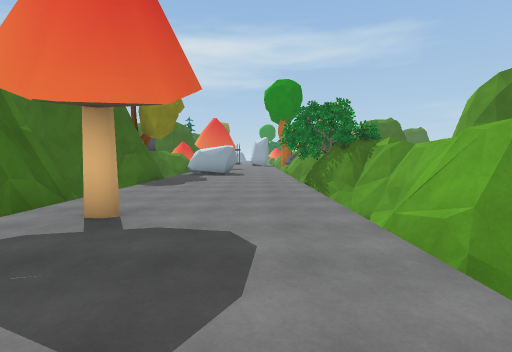
view 1 (above)

21 first-person views from a walk through a scene from a Unity 3-D project. The camera is 1.5 m above the floor, tilts 4° down and sees 85° across. The floor is counted in squares, 2 m on a side. Each view is taken from the middle of a square. On the plan, view 1 faces up. The plan holds only what a view shows up to about 10 squares ahead; the rest is blank. The place goes on beyond the plan. The player is left out. Some animated figures are left out.

view 2
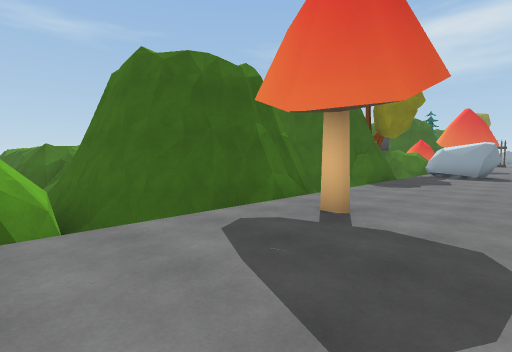

view 3
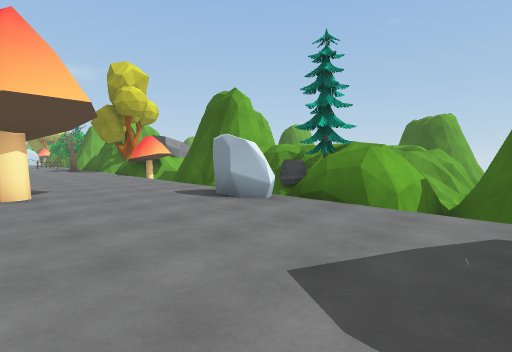

view 4
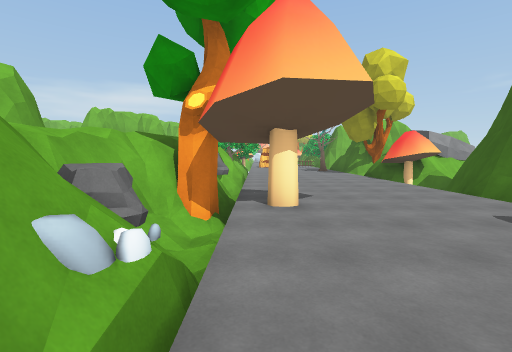

view 5
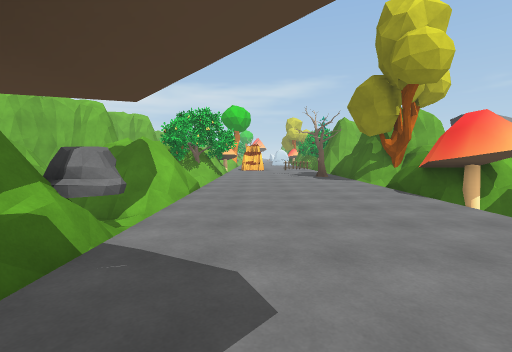

view 6
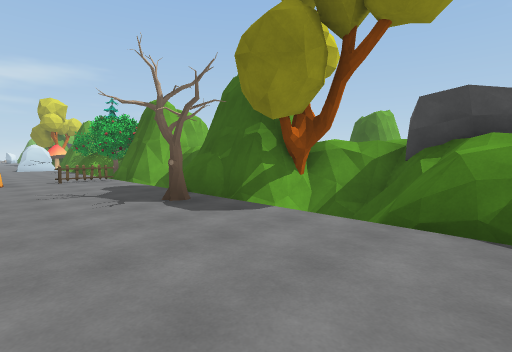

view 7
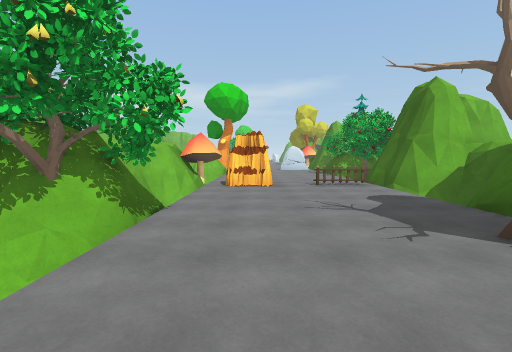

view 8
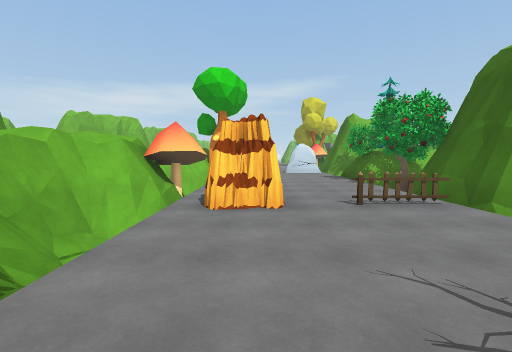

view 9
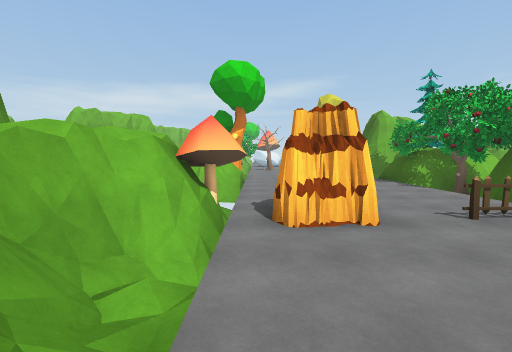

view 10
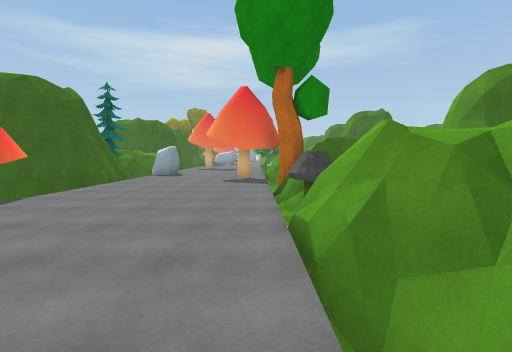

view 11
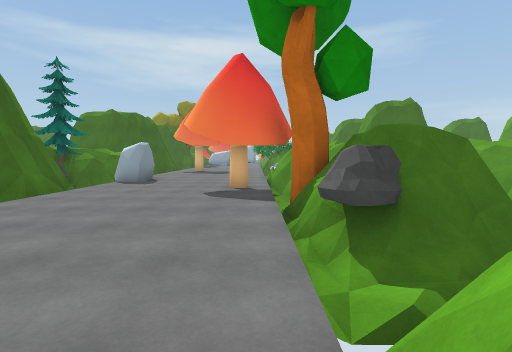

view 12
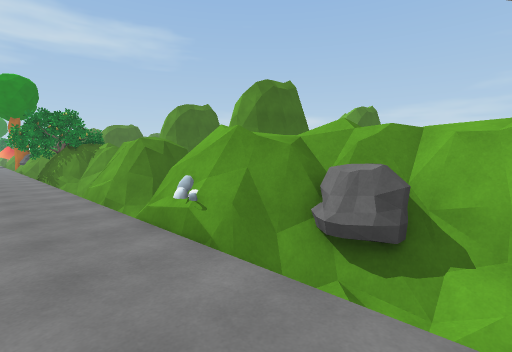

view 13
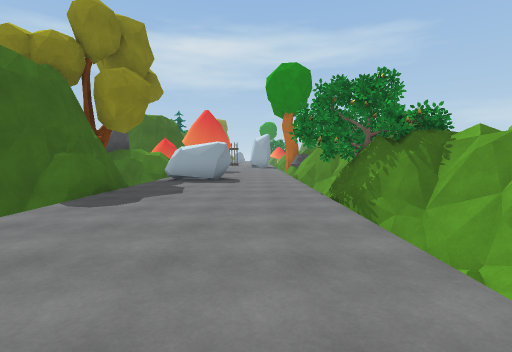

view 14
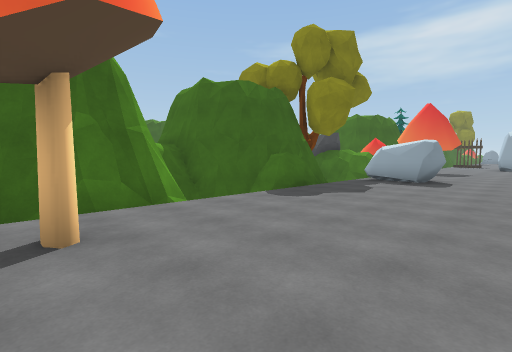

view 15
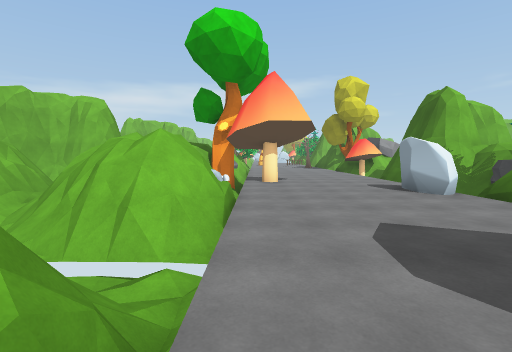

view 16
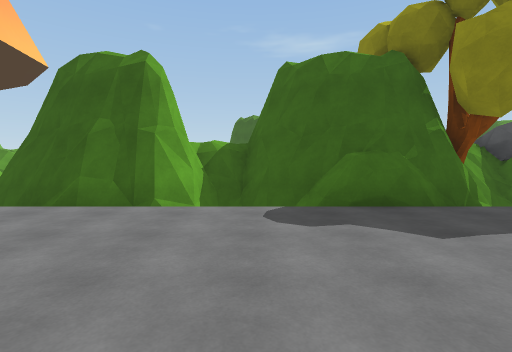

view 17
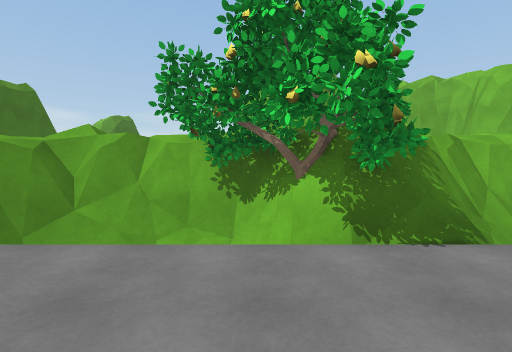

view 18
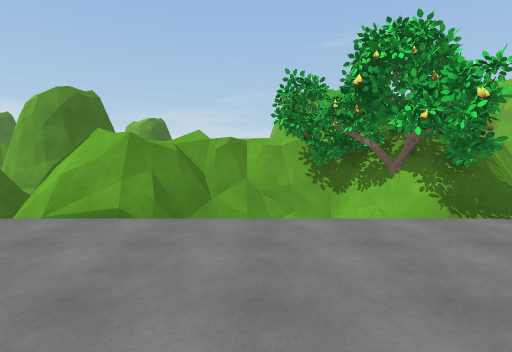

view 19
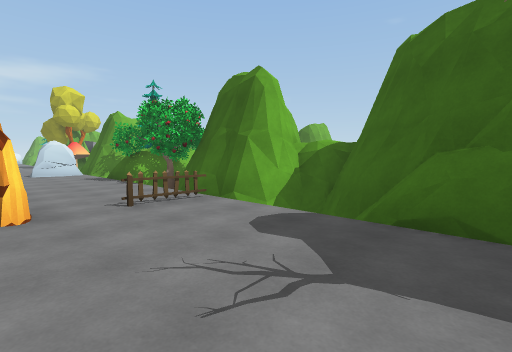

view 20
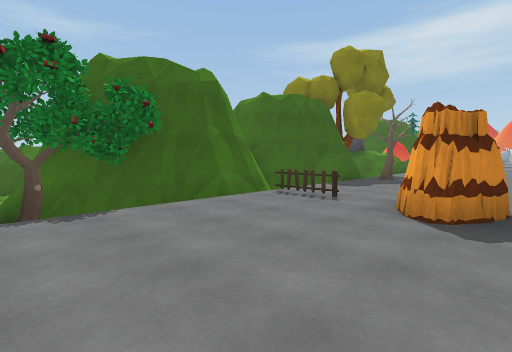

view 21
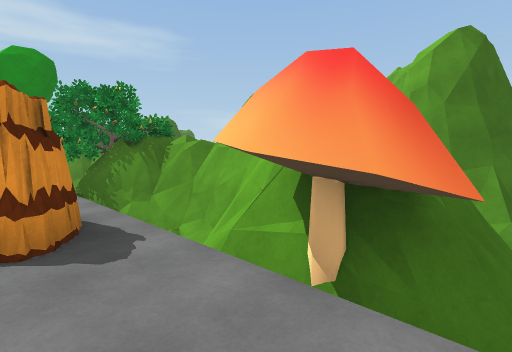

### Floor plan
Key: @ floor where view 1 was taken; # wall or solid block; . floor; = window, fence, low wall or low ledge; v drop or lower ground; T tree; R rock; F fence; M mushroom.
Columns run from 6 left of view 1 to 4 right of it. Each row starts with its distance up from view 1.
 12  #vRRR..v##
 11  ##.....v##
 10   #.....T=
  9   #.....T#
  8  ##.....##
  7  #v.....v##
  6  ##.....v##
  5   #.....v#
  4   #.....##
  3  ##.#...###
  2 ###.....v##
  1 #=v.....vvv
  0 ###...@.##v
 -1 ###.....###
 -2 #TvR....###
 -3 #Rv.....RR#
 -4 ###....#v##
 -5   #.....T#
 -6   #.....##
 -7  ##.....###
 -8  #v.....R#=
 -9  ##.....vv
-10  ##.....##
-11 ###.....##
-12 ##v.....##
-13 #Tv.....v##
-14 ###.T...v##
-15   #.....##
-16   #.....T#
-17  ##.....##
-18  #v.....v##
-19  ##FF.#.v##
-20   #...#.v#
-21   #.....##
-22  ##.....###
-23  #v.....Mvv
-24  =#=....##

Where each view was taken, in squares from view 1:
view 1: 0 up, 0 right, facing up
view 2: 0 up, 0 right, facing up-left
view 3: 2 up, 1 right, facing down-left
view 4: 0 up, 1 right, facing down
view 5: 4 down, 0 right, facing down
view 6: 10 down, 0 right, facing down-left
view 7: 12 down, 0 right, facing down
view 8: 15 down, 0 right, facing down
view 9: 16 down, 1 right, facing down
view 10: 14 down, 1 right, facing up
view 11: 11 down, 1 right, facing up
view 12: 4 down, 0 right, facing up-right
view 13: 3 up, 0 right, facing up
view 14: 3 up, 1 right, facing up-left
view 15: 4 up, 1 right, facing down
view 16: 7 up, 1 right, facing left
view 17: 10 up, 1 left, facing right
view 18: 13 down, 2 left, facing right
view 19: 15 down, 0 right, facing down-left
view 20: 24 down, 1 right, facing up-left
view 21: 23 down, 0 right, facing up-right
